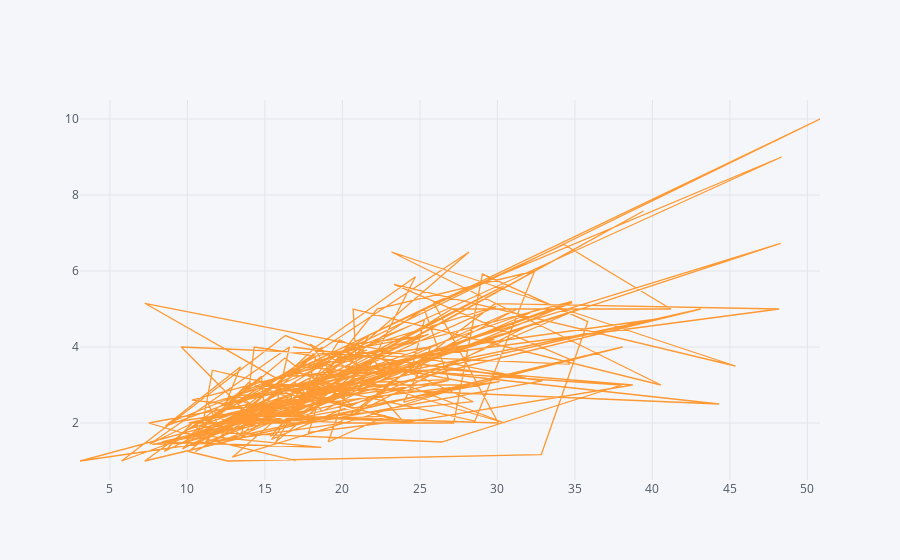

Write notebook code for a chart like this one.
### Code cell
df1.iplot(x = 'total_bill', y= 'tip', kind = 'scatter')

### Figure 1 — Plotly figure (JSON) as saved in the notebook; plotly's stock layout.template omitted (floating-point values rounded to 4 significant figures; data arrays with more than 128 entries replaced by an {"elided": "..."} marker saying what was removed)
{"data": [{"line": {"color": "rgba(255, 153, 51, 1.0)", "dash": "solid", "shape": "linear", "width": 1.3}, "mode": "lines", "name": "tip", "text": "", "type": "scatter", "x": {"elided": "244 float values"}, "y": {"elided": "244 float values"}}], "layout": {"legend": {"bgcolor": "#F5F6F9", "font": {"color": "#4D5663"}}, "paper_bgcolor": "#F5F6F9", "plot_bgcolor": "#F5F6F9", "title": {"font": {"color": "#4D5663"}}, "xaxis": {"gridcolor": "#E1E5ED", "showgrid": true, "tickfont": {"color": "#4D5663"}, "title": {"font": {"color": "#4D5663"}, "text": ""}, "zerolinecolor": "#E1E5ED"}, "yaxis": {"gridcolor": "#E1E5ED", "showgrid": true, "tickfont": {"color": "#4D5663"}, "title": {"font": {"color": "#4D5663"}, "text": ""}, "zerolinecolor": "#E1E5ED"}}}
